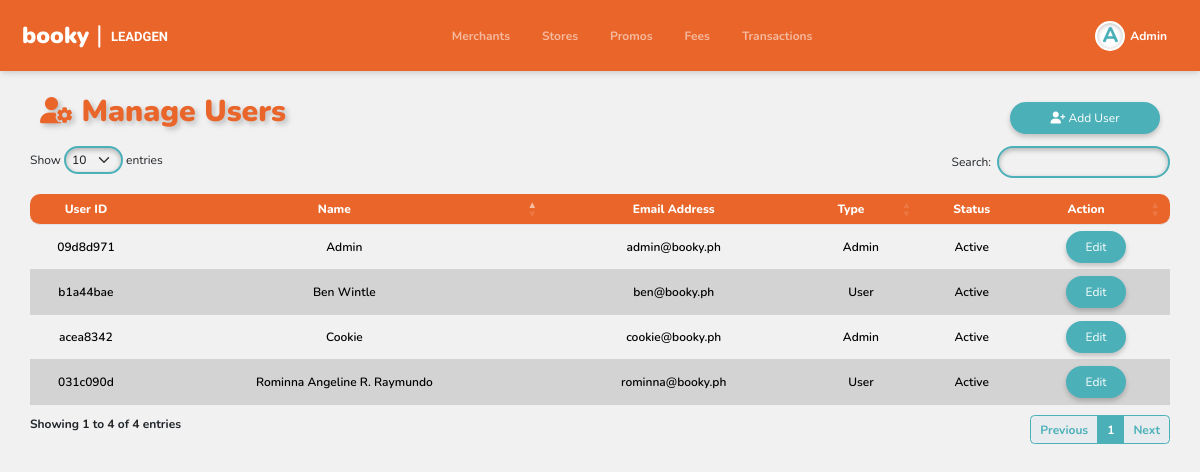
/users/index.php (signed in), run on the app's committed database.
### tables this page shows
CREATE TABLE `user` (
  `user_id` varchar(36) NOT NULL,
  `email_address` varchar(255) NOT NULL,
  `password` varchar(100) NOT NULL,
  `name` varchar(255) NOT NULL,
  `type` enum('Admin','User') NOT NULL DEFAULT 'User',
  `status` enum('Active','Inactive') NOT NULL DEFAULT 'Active',
  `verification_code` int(11) DEFAULT NULL,
  `created_at` timestamp NOT NULL DEFAULT current_timestamp(),
  `updated_at` timestamp NOT NULL DEFAULT current_timestamp()
);

### users/index.php (the view, shortened to what this page needs)
<?php
include_once ("../header.php");
function displayUser()
{
  global $conn, $type;
  $sql = "SELECT * FROM user";
  $result = $conn->query($sql);
  if ($result->num_rows > 0) {
    while ($row = $result->fetch_assoc()) {
      $shortUsertId = substr($row['user_id'], 0, 8);
      echo "<tr data-uuid='" . $row['user_id'] . "'>";
      echo "<td style='text-align:center;vertical-align: middle;padding:13px 0;'>" . $shortUsertId . "</td>";
      echo "<td style='text-align:center;vertical-align: middle;'>" . $row['name'] . "</td>";
      echo "<td style='text-align:center;vertical-align: middle;'>" . $row['email_address'] . "</td>";
      echo "<td style='text-align:center;vertical-align: middle;'>" . $row['type'] . "</td>";
      echo "<td style='text-align:center;vertical-align: middle;'>" . $row['status'] . "</td>";
      echo "<td style='text-align:center;vertical-align: middle;'>";
      echo "<button class='btn check-report' style='border-radius:20px;width:60px;' onclick='editUser(\"" . $row['user_id'] . "\")'>Edit</button> ";
      echo "</td>";
      echo "</tr>";
    }
  }
}
?>
<!DOCTYPE html>
<html lang="en">
<head>
  <link href="https://cdn.jsdelivr.net/npm/bootstrap@5.3.3/dist/css/bootstrap.min.css" rel="stylesheet"
>
  <link rel='stylesheet' href='https://cdn.datatables.net/1.13.5/css/dataTables.bootstrap5.min.css'>
  <link rel='stylesheet' href='https://cdnjs.cloudflare.com/ajax/libs/font-awesome/4.6.3/css/font-awesome.min.css'>
  <link rel="stylesheet" href="../style.css">
  <link rel="stylesheet" href="../responsive-table-styles/users.css">
</head>
<body>
  <div class="cont-box">
    <div class="custom-box pt-4">
      <div class="sub" style="text-align:left;">
        <div class="add-btns">
          <p class="title"><i class="fa-solid fa-user-gear fa-sm"></i> Manage Users</p>
          <a href="add_account.php"><button type="button" class="btn add-merchant"><i class="fa-solid fa-user-plus"></i> Add User</button></a>
        </div>
        <div class="content">
          <table id="example" class="table bord" style="width:100%;height:auto;">
            <thead>
            <tr>
                  <th class="first-col">User ID</th>
                  <th>Name</th>
                  <th>Email Address</th>
                  <th>Type</th>
                  <th>Status</th>
                  <th class="action-col">Action</th>
                </tr>
            </thead>
            <tbody id="dynamicTableBody">
              <?php displayUser(); ?>
            </tbody>
          </table>
        </div>
      </div>
    </div>
</body>
</html>

### header.php (shortened to what this page needs)
<?php
$name = $_SESSION['name'] ?? '';
include_once($_SERVER['DOCUMENT_ROOT'] . '/Merchant-Tool/inc/config.php');
$user_id = $_SESSION['user_id'];
$escaped_user_id = mysqli_real_escape_string($conn, $user_id);
$sql = "SELECT * FROM user WHERE user_id = '$escaped_user_id'";
$result = mysqli_query($conn, $sql);
if ($result && mysqli_num_rows($result) > 0) {
    $user_data = mysqli_fetch_assoc($result);
    $name = $user_data['name'];
} else {
    $type = 'unknown';
}
$initial = strtoupper($name[0]);
?>
<!DOCTYPE html>
<html>
<head>
    <link href="https://cdn.jsdelivr.net/npm/bootstrap@5.2.3/dist/css/bootstrap.min.css" rel="stylesheet">
    <link rel="stylesheet" href="style.css">
</head>
<body>
<nav class="navbar navbar-expand-lg navbar-dark p-3">
    <div class="container-fluid">
        <a class="navbar-brand" href="/Merchant-tool/merchant/">
            <table style="border:10px;">
                <tr>
                    <th style="font-weight:1000 !important;color:#fff;font-size:23px !important;padding-top:1px;">booky <span style="font-size:25px;font-weight:normal;">|</span></th>
                    <th style="font-size:13px;padding-top:4px;font-family: Nanum Gothic">&nbsp; LEADGEN</th>
                </tr>
            </table>
        </a>
        <div class="collapse navbar-collapse" id="navbarNavDropdown">
            <ul class="navbar-nav ms-auto">
                <li class="nav-item">
                    <a id="merchant-link" class="nav-link mx-2" aria-current="page" href="/Merchant-Tool/merchant/" style="padding-right:10px;padding-left:10px;">Merchants</a>
                </li>
                <li class="nav-item">
                    <a id="store-link" class="nav-link mx-2" aria-current="page" href="/Merchant-Tool/store/" style="padding-right:10px;padding-left:10px;">Stores</a>
                </li>
                <li class="nav-item">
                    <a id="promo-link" class="nav-link mx-2" aria-current="page" href="/Merchant-Tool/promo/" style="padding-right:10px;padding-left:10px;">Promos</a>
                </li>
                <li class="nav-item">
                    <a id="pg-link" class="nav-link mx-2" aria-current="page" href="/Merchant-Tool/fee/" style="padding-right:10px;padding-left:10px;">Fees</a>
                </li>
                <li class="nav-item">
                    <a id="transaction-link" class="nav-link mx-2" aria-current="page" href="/Merchant-Tool/transaction/" style="padding-right:10px;padding-left:10px;">Transactions</a>
                </li>
            </ul>
            <ul class="navbar-nav ms-auto d-none d-lg-inline-flex">
                <li class="nav-item dropdown">
                <a class="nav-link mx-2 dropdown-toggle d-flex align-items-center" href="#" id="navbarDropdownMenuLink" role="button" data-bs-toggle="dropdown" aria-expanded="false">
    <div class="d-flex align-items-center">
        <div class="profile-initial" style="">
            <?php echo $initial; ?>
        </div>
        <span style="color:#fff;padding-left:5px;font-weight:700;"><?php echo ' ' . htmlspecialchars($name); ?></span>
    </div>
</a>
                </li>
            </ul>
            </div>
    </div>
</nav>
</body>
</html>

### style.css (style rules this page uses)
* { font-family: "Nunito", sans-serif; margin: 0; font-weight: 700; font-style: normal; font-size: 12px; }
.navbar { box-shadow: rgba(0, 0, 0, 0.1) 0px 4px 6px -1px, rgba(0, 0, 0, 0.06) 0px 2px 4px -1px; background-color: #E96529; }
.add-merchant { margin-left: 10px; }
.add-merchant, .check-report, #submitButton { display: inline-block; background-color: #4BB0B8; color: #fff; border: solid #4BB0B8 2px; padding: 5px; width: 150px; border-radius: 20px; cursor: pointer; text-align: center; box-shadow: 0px 3px 5px 0px rgba(0, 0, 0, 0.20); -webkit-box-shadow: 0px 3px 5px 0px rgba(0, 0, 0, 0.20); -moz-box-shadow: 0px 3px 5px 0px rgba(0, 0, 0, 0.20); }
a { text-decoration: none; }
td { background-color: transparent !important; font-weight: 600; border-bottom: solid lightgray 1px !important; font-style: normal; font-size: 12px; }
tr:nth-child(even) td { background-color: lightgray !important; }
table.dataTable tbody tr:nth-child(even) td:last-child { background-color: lightgray !important; }
th { background-color: #E96529 !important; text-align: center !important; color: #fff !important; font-weight: 800; font-style: normal; font-size: 12px; }
.title { font-size: 30px; font-weight: 900; margin-right: auto; padding-left: 5vh; color: #E96529; text-shadow: 3px 3px 5px rgba(99, 99, 99, 0.35); }
body { background-position: center; background-repeat: no-repeat; background-size: cover; background-attachment: fixed; }
.add-btns { padding-bottom: 0px; padding-right: 5vh; display: flex; align-items: center; }
th, td { text-align: center; vertical-align: middle; width: auto; }
.first-col { width: auto; padding: 10px; border-top-left-radius: 10px; border-bottom-left-radius: 10px; }
.action-col { padding: 10px; border-top-right-radius: 10px; border-bottom-right-radius: 10px; width: auto; }
.content { width: 95%; margin-left: auto; margin-right: auto; }
.cont-box { display: none; }

### responsive-table-styles/users.css (style rules this page uses)
body { background-image: url("../images/bg_booky.png"); background-position: center; background-repeat: no-repeat; background-size: cover; background-attachment: fixed; }
.add-btns { padding-bottom: 0px; padding-right: 5vh; display: flex; align-items: center; }

### data on the page
user: name "A", name "Admin", user_id "09d8d971", email_address "admin@booky.ph", type "Admin", status "Active"
user: user_id "031c090d", name "Rominna Angeline R. Raymundo", email_address "rominna@booky.ph", type "User", status "Active"
user: user_id "acea8342", name "Cookie", email_address "cookie@booky.ph", type "Admin", status "Active"
user: user_id "b1a44bae", name "Ben Wintle", email_address "ben@booky.ph", type "User", status "Active"
